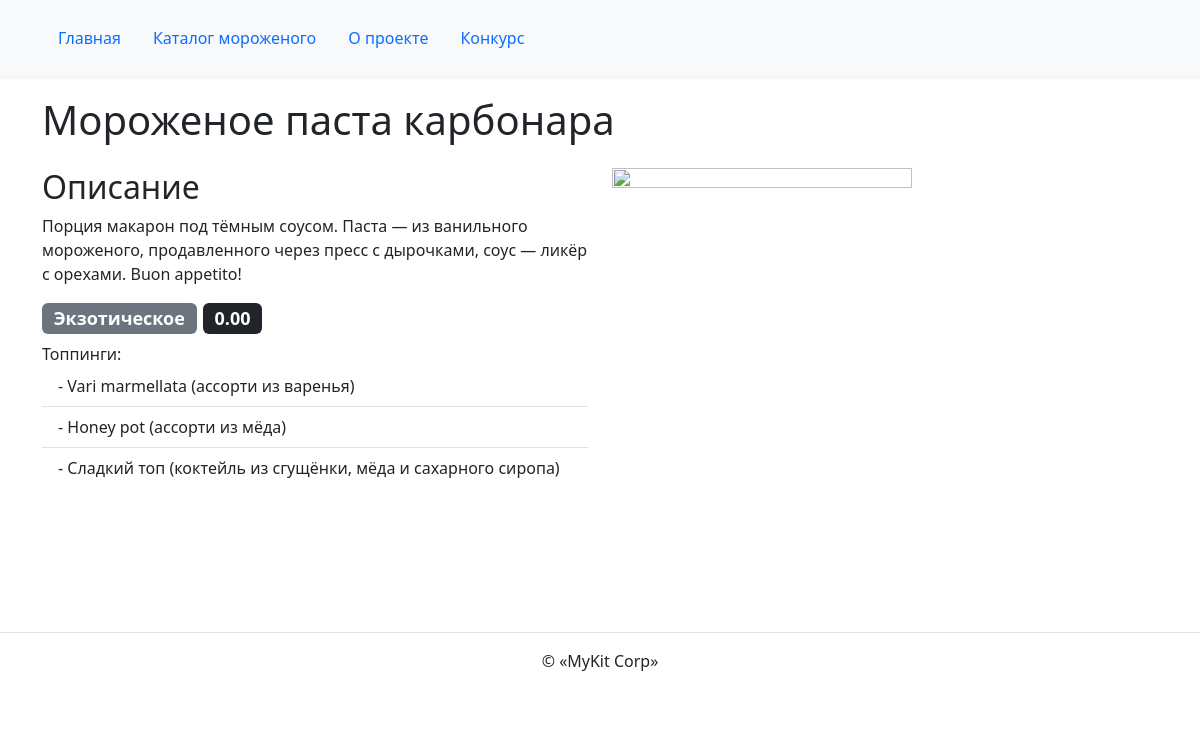
/ice_cream/3/, run on the app's committed database.
### ice_cream/models.py (models this page shows, shortened)
class IceCream(PublishedModel):
    title = models.CharField(max_length=256, verbose_name='Название')
    description = models.TextField(verbose_name='Описание')
    wrapper = models.OneToOneField(
        Wrapper,
        on_delete=models.SET_NULL,
        related_name='ice_cream',
        null=True,
        blank=True,
        verbose_name='Обёртка'
    )
    category = models.ForeignKey(
        Category,
        on_delete=models.CASCADE,
        related_name='ice_creams',
        verbose_name='Категория'
    )
    output_order = models.PositiveSmallIntegerField(
        default=100,
        verbose_name='Порядок отображения'
    )
    toppings = models.ManyToManyField(Topping, verbose_name='Топпинги')
    is_on_main = models.BooleanField(default=False, verbose_name='На главную')
    price = models.DecimalField(
        max_digits=5,
        decimal_places=2,
    )
    class Meta:
        verbose_name = 'мороженое'
        verbose_name_plural = 'Мороженое'

class Category(PublishedModel):
    title = models.CharField(max_length=256, verbose_name='Название')
    slug = models.SlugField(max_length=64, unique=True, verbose_name='Слаг')
    output_order = models.PositiveSmallIntegerField(
        default=100,
        verbose_name='Порядок отображения'
    )
    class Meta:
        verbose_name = 'категория'
        verbose_name_plural = 'Категории'
        ordering = ('output_order', )

class Topping(PublishedModel):
    title = models.CharField(max_length=256, verbose_name='Название')
    slug = models.SlugField(max_length=64, unique=True, verbose_name='Слаг')
    class Meta:
        verbose_name = 'топпинг'
        verbose_name_plural = 'Топпинги'

### ice_cream/views.py (the view)
# urls.py: path('<int:pk>/', views.ice_cream_detail, name='ice_cream_detail'),
def ice_cream_detail(request, pk):
    template_name = 'ice_cream/detail.html'
    ice_cream = get_object_or_404(
        IceCream.objects.filter(
            is_published=True,
            category__is_published=True
        ),
        pk=pk
    )
    context = {'ice_cream': ice_cream}
    return render(request, template_name, context)

### templates/ice_cream/detail.html (shortened to what this page needs)
{% extends "base.html" %}
{% load static %}
{% block content %}
  <h1 class="pb-2 mb-0">{{ ice_cream.title }}</h1>
  <div class="row mt-3">
    <div class="col-12 col-md-6">
      <h2>Описание</h2>
      <p>{{ ice_cream.description }}</p>
      <h4>
        <span class="badge bg-secondary">{{ ice_cream.category.title }}</span>
        <span class="badge bg-dark">{{ ice_cream.price }}</span>
      </h4>
      Топпинги:
      <ul class="list-group list-group-flush">
        {% for topping in ice_cream.toppings.all %}
          <li class="list-group-item">- {{ topping.title }}</li>
        {% endfor %}
      </ul>
    </div>
    <div class="col-12 col-md-6 mb-3">
      <img
        class="img-fluid"
        height="400" width="300"
        src="{% static 'img/image-holder.png' %}"
        >
    </div>
  </div>
{% endblock %}

### templates/base.html (shortened to what this page needs)
<!DOCTYPE html>
<html lang="ru">
  <head>
    {% load static %}
    {% load django_bootstrap5 %}
    {% bootstrap_css %}
  </head>
  <body>
    {% include "includes/header.html" %}
    <main class="pt-5 my-5">
      <div class="container">
        {% block content %}{% endblock %}
      </div>
    </main>
    {% include "includes/footer.html" %}
  </body>
</html>

### templates/includes/header.html (shortened to what this page needs)
{% load static %}
<header>
  <nav class="navbar navbar-expand-lg navbar-light bg-light fixed-top shadow-sm">
    <div class="container">
      <div class="collapse navbar-collapse" id="navbarNav">
        {% with request.resolver_match.view_name as view_name %}
        <ul class="nav nav-pills">
          <li class="nav-item">
            <a
              class="nav-link {% if view_name == 'homepage:index' %} active {% endif %}"
              href="{% url 'homepage:index' %}"
              >
              Главная
            </a>
          </li>
          <li class="nav-item">
            <a
              class="nav-link {% if view_name == 'ice_cream:ice_cream_list' %} active {% endif %}"
              href="{% url 'ice_cream:ice_cream_list' %}"
              >
              Каталог мороженого
            </a>
          </li>
          <li class="nav-item">
            <a
              class="nav-link {% if view_name == 'about:description' %} active {% endif %}"
              href="{% url 'about:description' %}"
            >
              О проекте
            </a>
          </li>
          <li class="nav-item">
            <a
              class="nav-link {% if view_name == 'contest:create' %} active {% endif %}"
              href="{% url 'contest:create' %}"
            >
              Конкурс
            </a>
          </li>
        </ul>
        {% endwith %}
      </div>
    </div>
  </nav>
</header>

### templates/includes/footer.html
<footer class="border-top text-center py-3">
  <p>© «MyKit Corp»</p>
</footer>

### data on the page
IceCream: title "Мороженое паста карбонара", description "Порция макарон под тёмным соусом. Паста — из ванильного мороженого, продавленного через пресс с дырочками, соус — ликёр с орехами. Buon appetito!", category "Экзотическое", price "0.00"
Topping: title "Vari marmellata (ассорти из варенья)"
Topping: title "Honey pot (ассорти из мёда)"
Topping: title "Сладкий топ (коктейль из сгущёнки, мёда и сахарного сиропа)"
